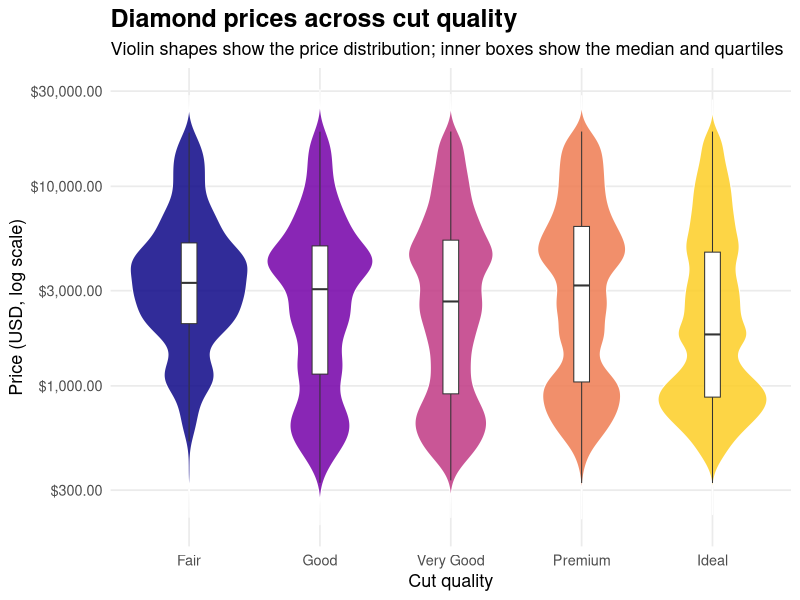

Recreate this plot in R.
library(tidyverse)

diamonds_plot <- ggplot(diamonds, aes(x = cut, y = price, fill = cut)) +
  geom_violin(alpha = 0.85, color = "white", linewidth = 0.4, trim = FALSE) +
  geom_boxplot(width = 0.12, fill = "white", outlier.shape = NA, linewidth = 0.35) +
  scale_y_log10(labels = scales::label_dollar()) +
  scale_fill_viridis_d(option = "C", end = 0.9, guide = "none") +
  labs(
    title = "Diamond prices across cut quality",
    subtitle = "Violin shapes show the price distribution; inner boxes show the median and quartiles",
    x = "Cut quality",
    y = "Price (USD, log scale)"
  ) +
  theme_minimal(base_size = 13) +
  theme(
    plot.title = element_text(face = "bold", size = 18),
    panel.grid.minor = element_blank()
  )

ggsave("diamonds-2.png", plot = diamonds_plot, width = 9, height = 6, dpi = 300)
